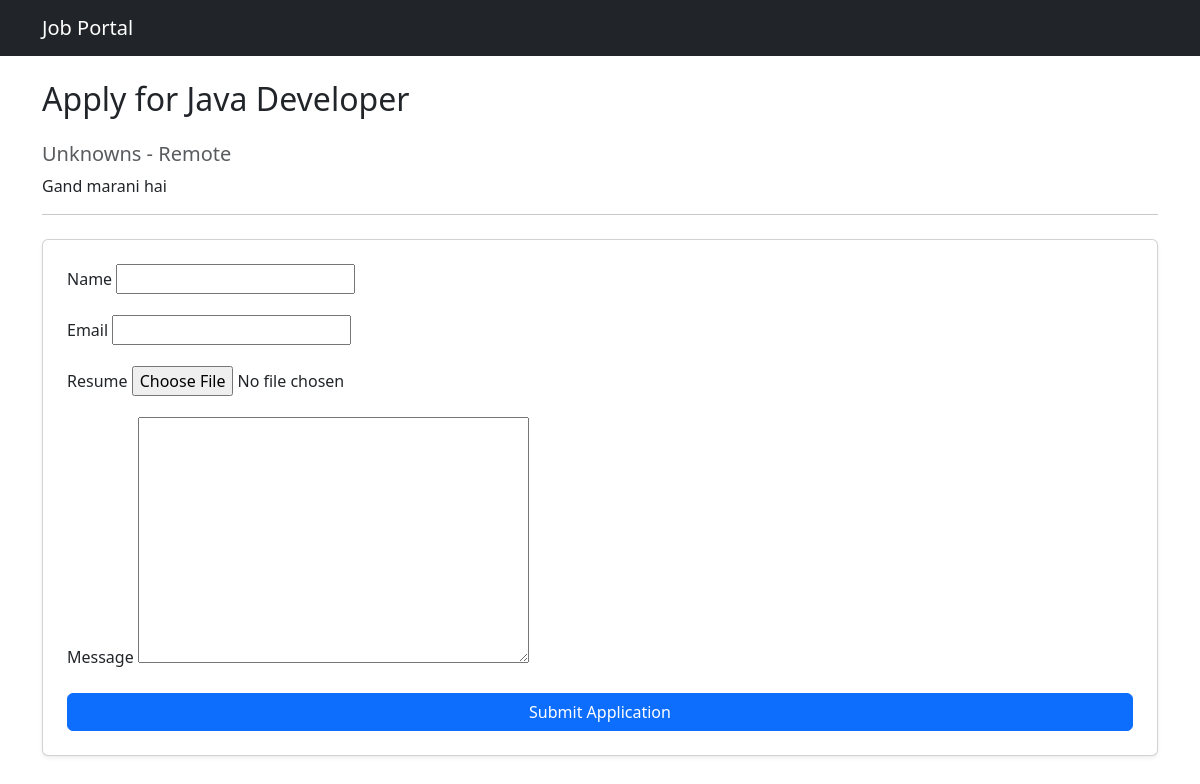
The app's page /apply/6/ with its own data.
### myapp/models.py (models this page shows, shortened)
class Job(models.Model):
    job_title = models.CharField(max_length=200)
    company_name = models.CharField(max_length=200)
    description = models.TextField()
    openings = models.PositiveIntegerField()
    location = models.CharField(max_length=100)
    contact_email = models.EmailField()
    approved = models.BooleanField(default=False)
    created_at = models.DateTimeField(auto_now_add=True)

### myapp/views.py (the view)
# urls.py: path('apply/<int:job_id>/', views.apply_job, name='apply_job'),
def apply_job(request, job_id):
    job = get_object_or_404(Job, id=job_id, approved=True)
    if request.method == 'POST':
        form = JobApplicationForm(request.POST, request.FILES)
        if form.is_valid():
            application = form.save(commit=False)
            application.job = job
            application.save()
            return render(request, 'myapp/application_success.html', {'job': job})
    else:
        form = JobApplicationForm()
    return render(request, 'myapp/apply_job.html', {'job': job, 'form': form})

### myapp/forms.py
class JobApplicationForm(forms.ModelForm):
    class Meta:
        model = JobApplication
        fields = ['name', 'email', 'resume', 'message']

### myapp/templates/myapp/apply_job.html (shortened to what this page needs)
{% extends "myapp/base.html" %}
{% block content %}
<h2 class="mb-4">Apply for {{ job.job_title }}</h2>
<h5 class="text-muted">{{ job.company_name }} - {{ job.location }}</h5>
<p>{{ job.description }}</p>
<hr>
<form method="post" enctype="multipart/form-data" class="mt-4 card p-4 shadow-sm">
    {% for field in form %}
        <div class="mb-3">
            <label class="form-label">{{ field.label }}</label>
            {{ field }}
        </div>
    {% endfor %}
    <button type="submit" class="btn btn-primary">Submit Application</button>
</form>
{% endblock %}

### records on screen
Job: job_title "Java Developer", company_name "Unknowns", location "Remote", description "Gand marani hai"

### other values on screen
{{ field.label }} "Name" "Email" "Resume" "Message"
